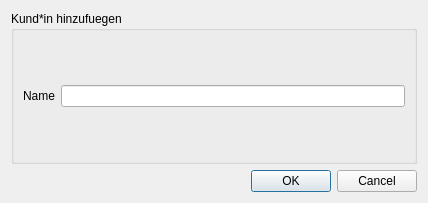
<?xml version="1.0" encoding="UTF-8"?>
<ui version="4.0">
 <class>AddCustomerDialog</class>
 <widget class="QDialog" name="AddCustomerDialog">
  <property name="geometry">
   <rect>
    <x>0</x>
    <y>0</y>
    <width>428</width>
    <height>203</height>
   </rect>
  </property>
  <property name="windowTitle">
   <string>Dialog</string>
  </property>
  <layout class="QHBoxLayout" name="horizontalLayout_3">
   <item>
    <layout class="QVBoxLayout" name="verticalLayout">
     <item>
      <widget class="QGroupBox" name="groupBox">
       <property name="title">
        <string>Kund*in hinzufuegen</string>
       </property>
       <layout class="QHBoxLayout" name="horizontalLayout_2">
        <item>
         <layout class="QHBoxLayout" name="horizontalLayout">
          <item>
           <widget class="QLabel" name="label">
            <property name="text">
             <string>Name</string>
            </property>
           </widget>
          </item>
          <item>
           <widget class="QLineEdit" name="lineEditName"/>
          </item>
         </layout>
        </item>
       </layout>
      </widget>
     </item>
     <item>
      <widget class="QDialogButtonBox" name="buttonBox">
       <property name="orientation">
        <enum>Qt::Horizontal</enum>
       </property>
       <property name="standardButtons">
        <set>QDialogButtonBox::Cancel|QDialogButtonBox::Ok</set>
       </property>
      </widget>
     </item>
    </layout>
   </item>
  </layout>
 </widget>
 <resources/>
 <connections>
  <connection>
   <sender>buttonBox</sender>
   <signal>accepted()</signal>
   <receiver>AddCustomerDialog</receiver>
   <slot>accept()</slot>
   <hints>
    <hint type="sourcelabel">
     <x>248</x>
     <y>254</y>
    </hint>
    <hint type="destinationlabel">
     <x>157</x>
     <y>274</y>
    </hint>
   </hints>
  </connection>
  <connection>
   <sender>buttonBox</sender>
   <signal>rejected()</signal>
   <receiver>AddCustomerDialog</receiver>
   <slot>reject()</slot>
   <hints>
    <hint type="sourcelabel">
     <x>316</x>
     <y>260</y>
    </hint>
    <hint type="destinationlabel">
     <x>286</x>
     <y>274</y>
    </hint>
   </hints>
  </connection>
 </connections>
</ui>
